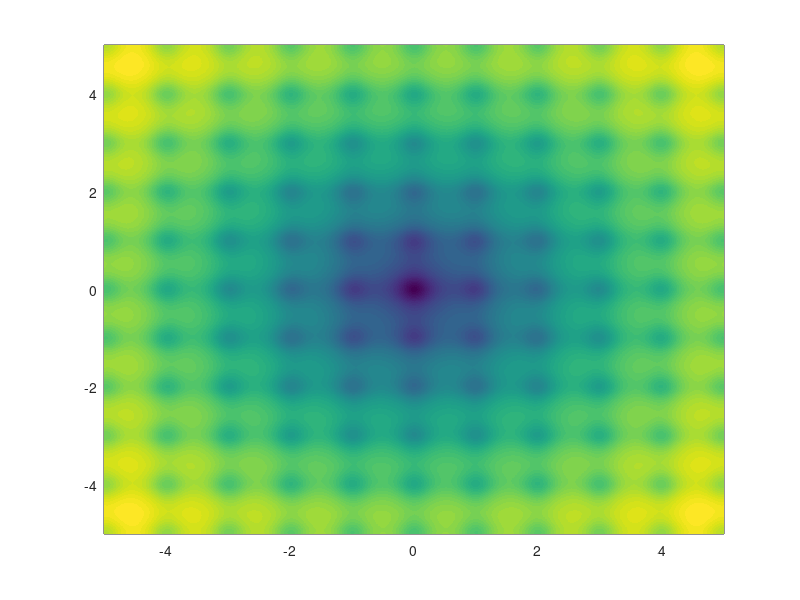

This chart was generated by the following MATLAB code: (Note: this script raises an error after producing the figure.)
% In this file, I will be attempting to write a Nelder-Mead algorithm that optimises the Ackley Function, found in the link below:
% https://en.wikipedia.org/wiki/Ackley_function
%
% There is an accompanying PDF to this solution that details my thought processes and the ideas behind Nelder-Mead and its implementation 
% on the Ackley Function
%
% This code is NOT general, and is set up specifically for optimizing the Ackley function
%

% lets first define the function we want to work with
fn = @(x, y) - 20*exp(-0.2*sqrt(0.5*(x.^2 + y.^2))) - exp(0.5*(cos(2*pi*x) + cos(2*pi*y)))+ exp(1) + 20;

plotx = linspace(-5,5,1000)
ploty = linspace(-5,5,1000)'
plotz = fn(plotx,ploty)

plt1 = pcolor(plotx,ploty,plotz)
set(plt1,'LineStyle','none')
hold on

% from the wikipedia article we know that our optimum point is f(0,0) = 0:
compare_x = 0;
compare_y = 0;
compare_f = 0;

% now, lets define variables we know:
n = 2;       % function is of 2 variables
step = [1, 1];   % define a step size to generate a simplex from
xy0 = [0, 0];       % define an initial point

simplex0 = zeros(3,2);
[simplex0(1,:), simplex0(2,:), simplex0(3,:)] = getsimplex(xy0, step)

tempx = simplex0(:,1)
tempy = simplex0(:,2)
convhull(simplex0,'k')


